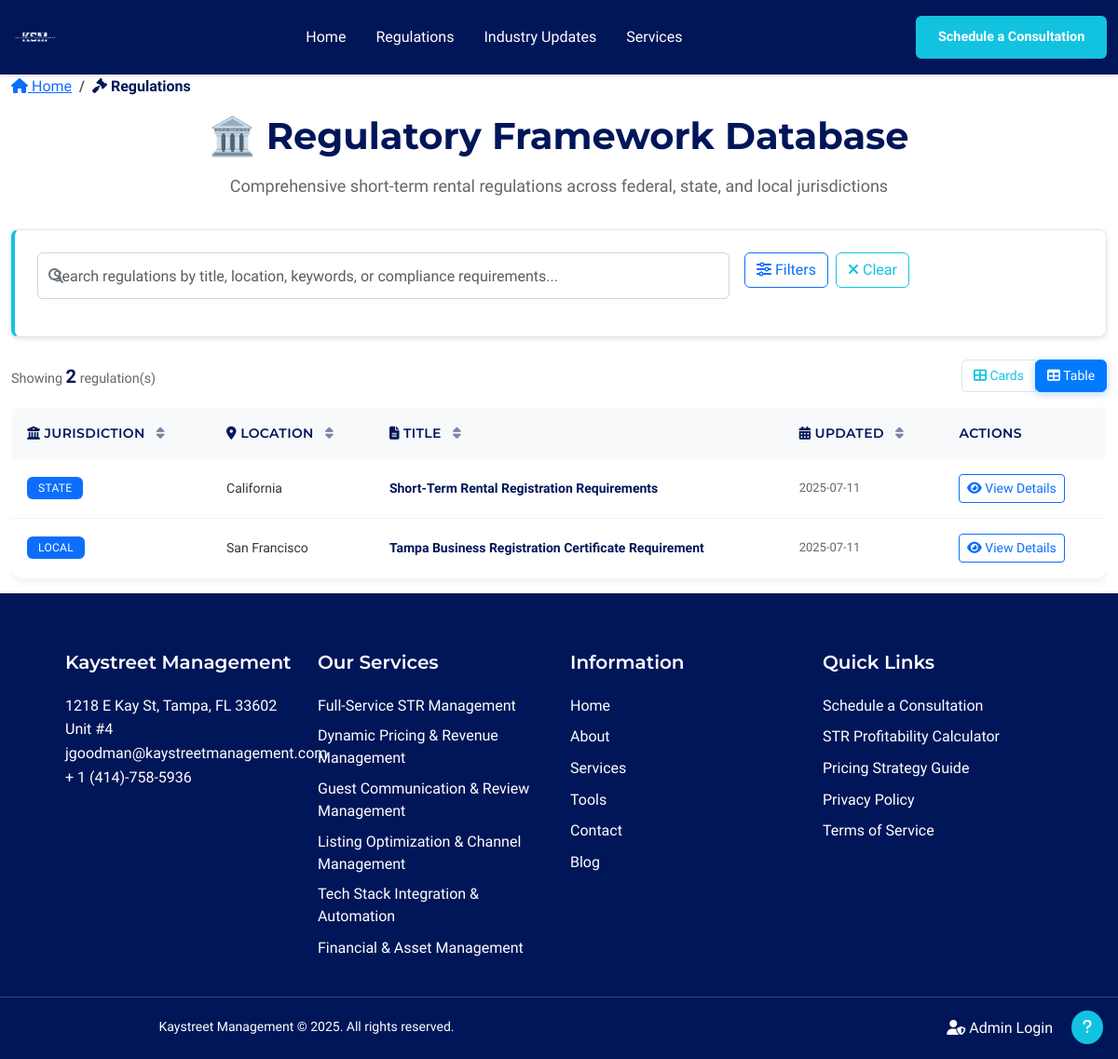
The page /regulations on the database its author committed.
### models.py (models this page shows, shortened)
class Regulation(db.Model):
    __tablename__ = 'regulations'
    id = db.Column(db.Integer, primary_key=True)
    jurisdiction = db.Column(db.String(100), nullable=False)  # Jurisdiction (combines level and location)
    location = db.Column(db.String(100), nullable=False)  # Location
    title = db.Column(db.String(200), nullable=False)  # Title
    last_updated = db.Column(db.DateTime, default=datetime.utcnow)  # Last Updated
    overview = db.Column(db.Text, nullable=True)  # Overview - formatted content
    detailed_requirements = db.Column(db.Text, nullable=True)  # Detailed Requirements - formatted content
    compliance_steps = db.Column(db.Text, nullable=True)  # Compliance Steps - formatted content
    required_forms = db.Column(db.Text, nullable=True)  # Required Forms - formatted content
    penalties_non_compliance = db.Column(db.Text, nullable=True)  # Penalties for Non Compliance - formatted content
    recent_changes = db.Column(db.Text, nullable=True)  # Recent Changes - formatted content
    created_at = db.Column(db.DateTime, default=datetime.utcnow)
    updated_at = db.Column(db.DateTime, default=datetime.utcnow, onupdate=datetime.utcnow)

### app/blueprints/main.py (the view)
@main_bp.route('/regulations')
def regulations():
    try:
        logger.info("DEBUG: Starting regulations route")
        from models import Regulation
        regulations = Regulation.query.all()
        logger.info(f"DEBUG: Found {len(regulations)} regulations in database")
        return render_template('regulations.html',
                             regulations=regulations,
                             all_jurisdictions=['State', 'Local'],
                             all_locations=['California', 'San Francisco'],
                             all_categories=[],
                             current_jurisdiction='',
                             current_location='',
                             current_category='',
                             current_search='',
                             saved_searches=[])
    except Exception as e:
        logger.error(f"Error loading regulations: {str(e)}", exc_info=True)
        flash('Error loading regulations. Please try again later.', 'error')
        return render_template('regulations.html',
                             regulations=[],
                             all_jurisdictions=[],
                             all_locations=[],
                             all_categories=[],
                             current_jurisdiction='',
                             current_location='',
                             current_category='',
                             current_search='',
                             saved_searches=[])

### templates/regulations.html (shortened to what this page needs)
{% extends "base.html" %}
{% block content %}
<div class="container-fluid">
    <nav aria-label="breadcrumb" class="mb-3">
        <ol class="breadcrumb">
            <li class="breadcrumb-item">
                <a href="{{ url_for('main.index') }}"><i class="fas fa-home"></i> Home</a>
            </li>
            <li class="breadcrumb-item active" aria-current="page">
                <i class="fas fa-gavel"></i> Regulations
            </li>
        </ol>
    </nav>
    <div class="text-center mb-4">
        <h1 class="regulations-title">🏛️ Regulatory Framework Database</h1>
        <p class="regulations-subtitle text-muted">
            Comprehensive short-term rental regulations across federal, state, and local jurisdictions
        </p>
    </div>
    <div class="regulations-filter-section mb-4">
        <div class="filter-card">
            <div class="filter-body">
                <div class="row g-3 mb-3">
                    <div class="col-lg-8">
                        <div class="position-relative">
                            <input type="text"
                                   class="form-control regulations-search-input"
                                   id="searchInput"
                                   placeholder="Search regulations by title, location, keywords, or compliance requirements..."
                                   value="{{ current_search }}"
                                   autocomplete="off">
                        </div>
                    </div>
                    <div class="col-lg-4">
                        <div class="d-flex gap-2">
                            <button class="btn btn-outline-primary" onclick="toggleAdvancedFilters()">
                                <i class="fas fa-sliders-h"></i> Filters
                            </button>
                            <button class="btn btn-outline-secondary" id="clearFiltersBtn" onclick="clearAllFilters()">
                                <i class="fas fa-times"></i> Clear
                            </button>
                        </div>
                    </div>
                </div>
            </div>
        </div>
    </div>
    <div class="d-flex justify-content-between align-items-center mb-3">
        <div class="results-count">
            <span class="text-muted">Showing</span>
            <strong id="resultCount">{{ regulations|length }}</strong>
            <span class="text-muted">regulation(s)</span>
        </div>
        <div class="view-options">
            <div class="btn-group btn-group-sm" role="group">
                <button type="button" class="btn btn-outline-secondary" data-view="cards" id="cardsViewBtn">
                    <i class="fas fa-th-large"></i> Cards
                </button>
                <button type="button" class="btn btn-outline-secondary active" data-view="table" id="tableViewBtn">
                    <i class="fas fa-table"></i> Table
                </button>
            </div>
        </div>
    </div>
    <div class="regulations-container" id="regulationsContainer">
        <div class="table-view" id="tableView">
            <div class="table-responsive">
                <table class="table table-hover regulations-table" id="regulationsTable">
                    <thead>
                        <tr>
                            <th class="sortable" data-sort="jurisdiction">
                                <i class="fas fa-university"></i> Jurisdiction
                                <i class="fas fa-sort sort-icon"></i>
                            </th>
                            <th class="sortable" data-sort="location">
                                <i class="fas fa-map-marker-alt"></i> Location
                                <i class="fas fa-sort sort-icon"></i>
                            </th>
                            <th class="sortable" data-sort="title">
                                <i class="fas fa-file-text"></i> Title
                                <i class="fas fa-sort sort-icon"></i>
                            </th>
                            <th class="sortable" data-sort="last_updated">
                                <i class="fas fa-calendar-alt"></i> Updated
                                <i class="fas fa-sort sort-icon"></i>
                            </th>
                            <th>Actions</th>
                        </tr>
                    </thead>
                    <tbody id="regulationsTableBody">
                        {% for regulation in regulations %}
                        <tr class="regulation-row" data-regulation-id="{{ regulation.id }}">
                            <td>
                                <span class="badge bg-primary">
                                    {{ regulation.jurisdiction }}
                                </span>
                            </td>
                            <td class="location-cell">{{ regulation.location }}</td>
                            <td class="title-cell">
                                <a href="{{ url_for('main.regulation_detail', regulation_id=regulation.id) }}"
                                   class="regulation-title-link text-decoration-none">
                                    {{ regulation.title }}
                                </a>
                            </td>
                            <td class="date-cell">
                                {{ regulation.last_updated.strftime('%Y-%m-%d') if regulation.last_updated else 'N/A' }}
                            </td>
                            <td>
                                <a href="{{ url_for('main.regulation_detail', regulation_id=regulation.id) }}"
                                   class="btn btn-sm btn-outline-primary">
                                    <i class="fas fa-eye"></i> View Details
                                </a>
                            </td>
                        </tr>
                        {% endfor %}
                    </tbody>
                </table>
            </div>
        </div>
    </div>
</div>
<div class="position-fixed bottom-0 end-0 p-3" style="z-index: 1000;">
    <button class="btn btn-primary rounded-circle" data-bs-toggle="modal" data-bs-target="#helpModal" title="Help">
        <i class="fas fa-question"></i>
    </button>
</div>
{% endblock %}

### rows shown on the page
Regulation: jurisdiction "STATE", location "California", title "Short-Term Rental Registration Requirements", last_updated "2025-07-11"
Regulation: jurisdiction "LOCAL", location "San Francisco", title "Tampa Business Registration Certificate Requirement", last_updated "2025-07-11"

### other values the page prints
{{ regulations|length }} "2"
